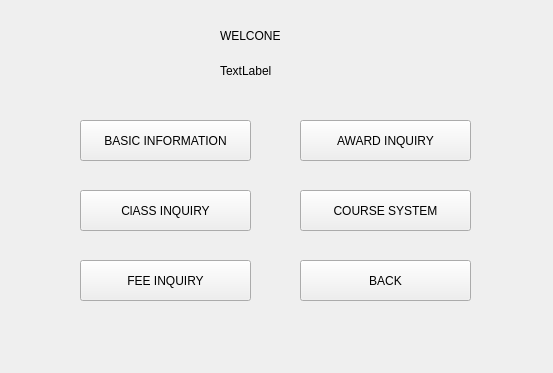
<?xml version="1.0" encoding="UTF-8"?>
<ui version="4.0">
 <class>studentForm</class>
 <widget class="QWidget" name="studentForm">
  <property name="geometry">
   <rect>
    <x>0</x>
    <y>0</y>
    <width>553</width>
    <height>373</height>
   </rect>
  </property>
  <property name="windowTitle">
   <string>Form</string>
  </property>
  <property name="styleSheet">
   <string notr="true"/>
  </property>
  <widget class="QPushButton" name="pushButton">
   <property name="geometry">
    <rect>
     <x>300</x>
     <y>260</y>
     <width>171</width>
     <height>41</height>
    </rect>
   </property>
   <property name="styleSheet">
    <string notr="true"/>
   </property>
   <property name="text">
    <string>BACK</string>
   </property>
  </widget>
  <widget class="QPushButton" name="pushButton_3">
   <property name="geometry">
    <rect>
     <x>80</x>
     <y>120</y>
     <width>171</width>
     <height>41</height>
    </rect>
   </property>
   <property name="styleSheet">
    <string notr="true"/>
   </property>
   <property name="text">
    <string>BASIC INFORMATION</string>
   </property>
   <property name="checkable">
    <bool>false</bool>
   </property>
  </widget>
  <widget class="QPushButton" name="stu_findclass_inforButton">
   <property name="geometry">
    <rect>
     <x>80</x>
     <y>190</y>
     <width>171</width>
     <height>41</height>
    </rect>
   </property>
   <property name="styleSheet">
    <string notr="true"/>
   </property>
   <property name="text">
    <string>ClASS INQUIRY</string>
   </property>
  </widget>
  <widget class="QPushButton" name="stu_award_button">
   <property name="geometry">
    <rect>
     <x>300</x>
     <y>120</y>
     <width>171</width>
     <height>41</height>
    </rect>
   </property>
   <property name="text">
    <string>AWARD INQUIRY</string>
   </property>
  </widget>
  <widget class="QPushButton" name="stu_query_fee_Button">
   <property name="geometry">
    <rect>
     <x>80</x>
     <y>260</y>
     <width>171</width>
     <height>41</height>
    </rect>
   </property>
   <property name="text">
    <string>FEE INQUIRY</string>
   </property>
  </widget>
  <widget class="QPushButton" name="stu_find_coursebutton">
   <property name="geometry">
    <rect>
     <x>300</x>
     <y>190</y>
     <width>171</width>
     <height>41</height>
    </rect>
   </property>
   <property name="styleSheet">
    <string notr="true"/>
   </property>
   <property name="text">
    <string>COURSE SYSTEM</string>
   </property>
  </widget>
  <widget class="QLabel" name="label">
   <property name="geometry">
    <rect>
     <x>220</x>
     <y>20</y>
     <width>101</width>
     <height>31</height>
    </rect>
   </property>
   <property name="styleSheet">
    <string notr="true">font: 75 18pt &quot;Consolas&quot;;</string>
   </property>
   <property name="text">
    <string>WELCONE</string>
   </property>
  </widget>
  <widget class="QLabel" name="label_user">
   <property name="geometry">
    <rect>
     <x>220</x>
     <y>50</y>
     <width>171</width>
     <height>41</height>
    </rect>
   </property>
   <property name="text">
    <string>TextLabel</string>
   </property>
  </widget>
 </widget>
 <resources/>
 <connections/>
</ui>
